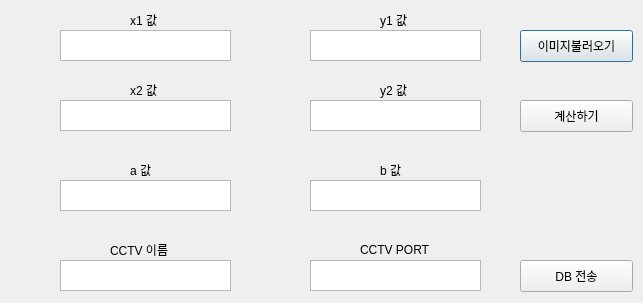
<?xml version="1.0" encoding="UTF-8"?>
<ui version="4.0">
 <class>Dialog</class>
 <widget class="QDialog" name="Dialog">
  <property name="enabled">
   <bool>true</bool>
  </property>
  <property name="geometry">
   <rect>
    <x>0</x>
    <y>0</y>
    <width>643</width>
    <height>303</height>
   </rect>
  </property>
  <property name="sizePolicy">
   <sizepolicy hsizetype="Maximum" vsizetype="Maximum">
    <horstretch>0</horstretch>
    <verstretch>0</verstretch>
   </sizepolicy>
  </property>
  <property name="minimumSize">
   <size>
    <width>643</width>
    <height>303</height>
   </size>
  </property>
  <property name="maximumSize">
   <size>
    <width>643</width>
    <height>303</height>
   </size>
  </property>
  <property name="windowTitle">
   <string>DB전송프로그램</string>
  </property>
  <widget class="QPushButton" name="imgLoadBtn">
   <property name="geometry">
    <rect>
     <x>520</x>
     <y>30</y>
     <width>113</width>
     <height>32</height>
    </rect>
   </property>
   <property name="text">
    <string>이미지불러오기</string>
   </property>
  </widget>
  <widget class="QTextEdit" name="outputX1">
   <property name="geometry">
    <rect>
     <x>60</x>
     <y>30</y>
     <width>171</width>
     <height>31</height>
    </rect>
   </property>
   <property name="minimumSize">
    <size>
     <width>171</width>
     <height>31</height>
    </size>
   </property>
   <property name="maximumSize">
    <size>
     <width>171</width>
     <height>31</height>
    </size>
   </property>
   <property name="readOnly">
    <bool>true</bool>
   </property>
  </widget>
  <widget class="QTextEdit" name="outputY1">
   <property name="geometry">
    <rect>
     <x>310</x>
     <y>30</y>
     <width>171</width>
     <height>31</height>
    </rect>
   </property>
   <property name="minimumSize">
    <size>
     <width>171</width>
     <height>31</height>
    </size>
   </property>
   <property name="maximumSize">
    <size>
     <width>171</width>
     <height>31</height>
    </size>
   </property>
   <property name="readOnly">
    <bool>true</bool>
   </property>
  </widget>
  <widget class="QTextEdit" name="outputX2">
   <property name="geometry">
    <rect>
     <x>60</x>
     <y>100</y>
     <width>171</width>
     <height>31</height>
    </rect>
   </property>
   <property name="minimumSize">
    <size>
     <width>171</width>
     <height>31</height>
    </size>
   </property>
   <property name="maximumSize">
    <size>
     <width>171</width>
     <height>31</height>
    </size>
   </property>
   <property name="readOnly">
    <bool>true</bool>
   </property>
  </widget>
  <widget class="QTextEdit" name="outputY2">
   <property name="geometry">
    <rect>
     <x>310</x>
     <y>100</y>
     <width>171</width>
     <height>31</height>
    </rect>
   </property>
   <property name="minimumSize">
    <size>
     <width>171</width>
     <height>31</height>
    </size>
   </property>
   <property name="maximumSize">
    <size>
     <width>171</width>
     <height>31</height>
    </size>
   </property>
   <property name="readOnly">
    <bool>true</bool>
   </property>
  </widget>
  <widget class="QTextEdit" name="outputA">
   <property name="geometry">
    <rect>
     <x>60</x>
     <y>180</y>
     <width>171</width>
     <height>31</height>
    </rect>
   </property>
   <property name="minimumSize">
    <size>
     <width>171</width>
     <height>31</height>
    </size>
   </property>
   <property name="maximumSize">
    <size>
     <width>171</width>
     <height>31</height>
    </size>
   </property>
   <property name="readOnly">
    <bool>true</bool>
   </property>
  </widget>
  <widget class="QTextEdit" name="outputB">
   <property name="geometry">
    <rect>
     <x>310</x>
     <y>180</y>
     <width>171</width>
     <height>31</height>
    </rect>
   </property>
   <property name="minimumSize">
    <size>
     <width>171</width>
     <height>31</height>
    </size>
   </property>
   <property name="maximumSize">
    <size>
     <width>171</width>
     <height>31</height>
    </size>
   </property>
   <property name="readOnly">
    <bool>true</bool>
   </property>
  </widget>
  <widget class="QLabel" name="label">
   <property name="geometry">
    <rect>
     <x>130</x>
     <y>160</y>
     <width>31</width>
     <height>20</height>
    </rect>
   </property>
   <property name="minimumSize">
    <size>
     <width>31</width>
     <height>20</height>
    </size>
   </property>
   <property name="maximumSize">
    <size>
     <width>31</width>
     <height>20</height>
    </size>
   </property>
   <property name="text">
    <string>a 값</string>
   </property>
  </widget>
  <widget class="QLabel" name="label_2">
   <property name="geometry">
    <rect>
     <x>380</x>
     <y>160</y>
     <width>31</width>
     <height>20</height>
    </rect>
   </property>
   <property name="minimumSize">
    <size>
     <width>31</width>
     <height>20</height>
    </size>
   </property>
   <property name="maximumSize">
    <size>
     <width>31</width>
     <height>20</height>
    </size>
   </property>
   <property name="text">
    <string>b 값</string>
   </property>
  </widget>
  <widget class="QTextEdit" name="inputCctvName">
   <property name="geometry">
    <rect>
     <x>60</x>
     <y>260</y>
     <width>171</width>
     <height>31</height>
    </rect>
   </property>
   <property name="minimumSize">
    <size>
     <width>171</width>
     <height>31</height>
    </size>
   </property>
   <property name="maximumSize">
    <size>
     <width>171</width>
     <height>31</height>
    </size>
   </property>
   <property name="focusPolicy">
    <enum>Qt::StrongFocus</enum>
   </property>
  </widget>
  <widget class="QLabel" name="label_3">
   <property name="geometry">
    <rect>
     <x>110</x>
     <y>240</y>
     <width>71</width>
     <height>20</height>
    </rect>
   </property>
   <property name="minimumSize">
    <size>
     <width>71</width>
     <height>20</height>
    </size>
   </property>
   <property name="maximumSize">
    <size>
     <width>71</width>
     <height>20</height>
    </size>
   </property>
   <property name="text">
    <string>CCTV 이름</string>
   </property>
  </widget>
  <widget class="QLabel" name="label_4">
   <property name="geometry">
    <rect>
     <x>360</x>
     <y>240</y>
     <width>71</width>
     <height>20</height>
    </rect>
   </property>
   <property name="minimumSize">
    <size>
     <width>71</width>
     <height>20</height>
    </size>
   </property>
   <property name="maximumSize">
    <size>
     <width>71</width>
     <height>20</height>
    </size>
   </property>
   <property name="text">
    <string>CCTV PORT</string>
   </property>
  </widget>
  <widget class="QTextEdit" name="inputCctvPort">
   <property name="geometry">
    <rect>
     <x>310</x>
     <y>260</y>
     <width>171</width>
     <height>31</height>
    </rect>
   </property>
   <property name="minimumSize">
    <size>
     <width>171</width>
     <height>31</height>
    </size>
   </property>
   <property name="maximumSize">
    <size>
     <width>171</width>
     <height>31</height>
    </size>
   </property>
   <property name="focusPolicy">
    <enum>Qt::StrongFocus</enum>
   </property>
  </widget>
  <widget class="QPushButton" name="calcBtn">
   <property name="geometry">
    <rect>
     <x>520</x>
     <y>100</y>
     <width>113</width>
     <height>32</height>
    </rect>
   </property>
   <property name="text">
    <string>계산하기</string>
   </property>
  </widget>
  <widget class="QPushButton" name="sendBtn">
   <property name="geometry">
    <rect>
     <x>520</x>
     <y>260</y>
     <width>113</width>
     <height>32</height>
    </rect>
   </property>
   <property name="text">
    <string>DB 전송</string>
   </property>
  </widget>
  <widget class="QLabel" name="label_5">
   <property name="geometry">
    <rect>
     <x>130</x>
     <y>10</y>
     <width>31</width>
     <height>20</height>
    </rect>
   </property>
   <property name="minimumSize">
    <size>
     <width>31</width>
     <height>20</height>
    </size>
   </property>
   <property name="maximumSize">
    <size>
     <width>31</width>
     <height>20</height>
    </size>
   </property>
   <property name="text">
    <string>x1 값</string>
   </property>
  </widget>
  <widget class="QLabel" name="label_6">
   <property name="geometry">
    <rect>
     <x>380</x>
     <y>10</y>
     <width>31</width>
     <height>20</height>
    </rect>
   </property>
   <property name="minimumSize">
    <size>
     <width>31</width>
     <height>20</height>
    </size>
   </property>
   <property name="maximumSize">
    <size>
     <width>31</width>
     <height>20</height>
    </size>
   </property>
   <property name="text">
    <string>y1 값</string>
   </property>
  </widget>
  <widget class="QLabel" name="label_7">
   <property name="geometry">
    <rect>
     <x>380</x>
     <y>80</y>
     <width>31</width>
     <height>20</height>
    </rect>
   </property>
   <property name="minimumSize">
    <size>
     <width>31</width>
     <height>20</height>
    </size>
   </property>
   <property name="maximumSize">
    <size>
     <width>31</width>
     <height>20</height>
    </size>
   </property>
   <property name="text">
    <string>y2 값</string>
   </property>
  </widget>
  <widget class="QLabel" name="label_8">
   <property name="geometry">
    <rect>
     <x>130</x>
     <y>80</y>
     <width>31</width>
     <height>20</height>
    </rect>
   </property>
   <property name="minimumSize">
    <size>
     <width>31</width>
     <height>20</height>
    </size>
   </property>
   <property name="maximumSize">
    <size>
     <width>31</width>
     <height>20</height>
    </size>
   </property>
   <property name="text">
    <string>x2 값</string>
   </property>
  </widget>
 </widget>
 <tabstops>
  <tabstop>imgLoadBtn</tabstop>
  <tabstop>outputX1</tabstop>
  <tabstop>outputY1</tabstop>
  <tabstop>outputX2</tabstop>
  <tabstop>outputY2</tabstop>
  <tabstop>calcBtn</tabstop>
  <tabstop>outputA</tabstop>
  <tabstop>outputB</tabstop>
  <tabstop>inputCctvName</tabstop>
  <tabstop>inputCctvPort</tabstop>
  <tabstop>sendBtn</tabstop>
 </tabstops>
 <resources/>
 <connections/>
</ui>
